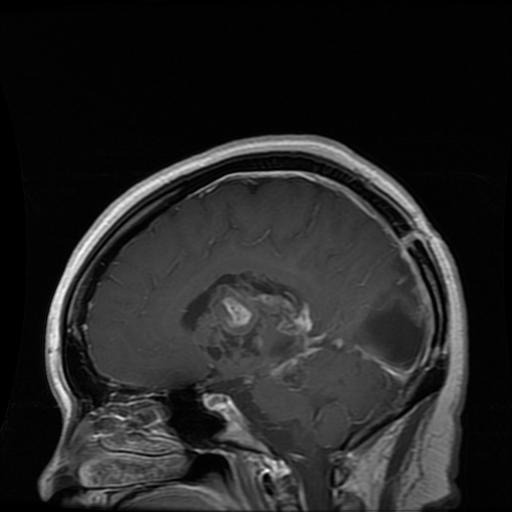
%> input picture archive/Training/glioma_tumor/gg (118).jpg, 512 x 512 px; its folder holds only this picture in this run
$ octave prep_prop.m   (GNU Octave 9; MATLAB toolbox functions it lacks are replaced by stand-ins)
%> lines starting %> are read from the running program, lines starting %| are printed output that depends on the picture; in (x1, y1, x2, y2) boxes, pixels count from 0 and x2, y2 are one past the last pixel; in counts of white or black regions, pixels touching at a corner belong together; the program's own positions count from 1
clear all;
clc;
% cd BioSd\LastProject\

workspace;  % Make sure the workspace panel is showing.
format long g;
format compact;
fontSize = 20;
% Check that user has the Image Processing Toolbox installed.
hasIPT = license('test', 'image_toolbox');
if ~hasIPT
  % User does not have the toolbox installed.
  message = sprintf('Sorry, but you do not seem to have the Image Processing Toolbox.\nDo you want to try to continue anyway?');
  reply = questdlg(message, 'Toolbox missing', 'Yes', 'No', 'Yes');
%> the answer given: Yes
  if strcmpi(reply, 'No')
    % User said No, so exit.
    return;
  end
end

%burada klasörün içindeki jpeg uzantılı dosyaları alıyoruz
dosyayeri='D:\OneDrive - agu.edu.tr\Documents\MATLAB\BioSd\back_propagation\archive\Training\glioma_tumor\';
dosyaturu='.jpg';

%burada klasörün içindeki jpeg uzantılı dosyaları alıyoruz
icerik = dir([dosyayeri,'*',dosyaturu]);

resimSayisi = size(icerik,1);
y=zeros();
soi=50;
counter=0;
var=400;
for k=1:resimSayisi
    counter=counter+1;
    string = [dosyayeri,icerik(k,1).name];
    resim=imread(string);
%> resim is the input picture: size 512x512x3 uint8; min 0, max 255, mean 36.8
%     resim=imresize(resim,[var var]);
    A=double(resim);
A = A / 255; % Divide by 255 so that all values are in the range 0 - 1

Kmedian1 = medfilt2(A(:,:,1));
Kmedian2 = medfilt2(A(:,:,2));
Kmedian3 = medfilt2(A(:,:,3));

adaptHisteq = adapthisteq(Kmedian1);
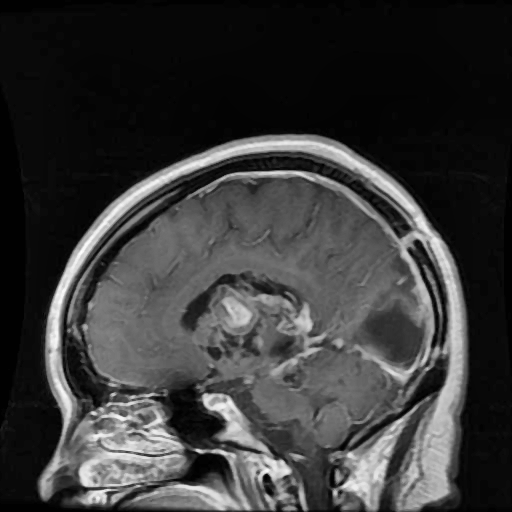
%> adaptHisteq: size 512x512 double; min 0, max 1, mean 0.225
adaptHisteq2 = adapthisteq(Kmedian2);
adaptHisteq3 = adapthisteq(Kmedian3);


A(:,:,1)=adaptHisteq;
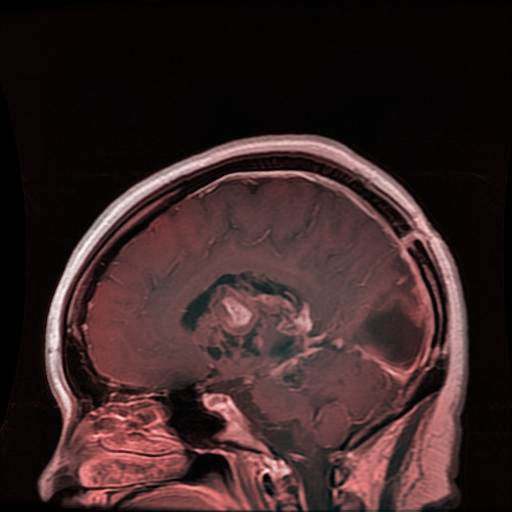
%> A: size 512x512x3 double; mean R, G, B 0.225, 0.144, 0.144
A(:,:,2)=adaptHisteq2;
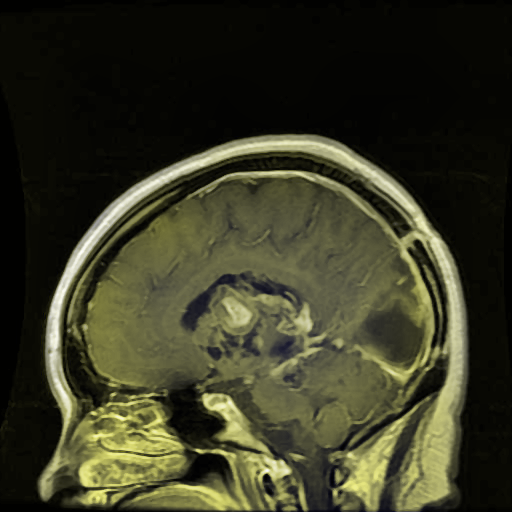
%> A: size 512x512x3 double; mean R, G, B 0.225, 0.225, 0.144
A(:,:,3)=adaptHisteq3;
grayImage=255*rgb2gray(A);
% Crop image to get rid of light box surrounding the image
grayImage = grayImage(3:end-3, 4:end-4);
%> grayImage: size 507x505 double
% Threshold to create a binary image
% soi=255*graythresh(grayImage);
binaryImage = grayImage > soi;
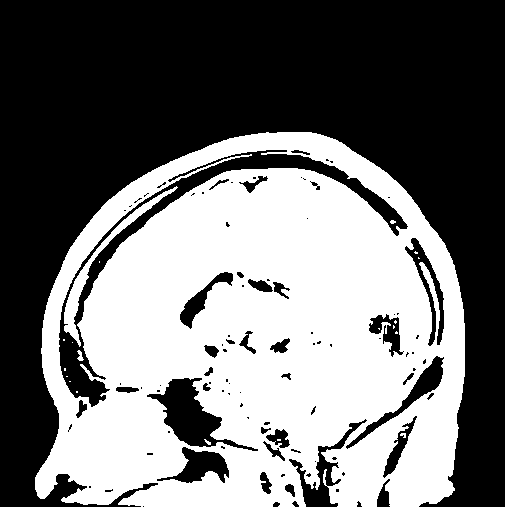
%> binaryImage: size 507x505 logical; 45.2% white; 20 white regions (15 under 20 px), largest, box (x1, y1, x2, y2) and area: (35, 132, 465, 507) 114040, (64, 186, 178, 347) 1481, (77, 350, 84, 361) 43, (400, 433, 406, 438) 21, (204, 439, 211, 445) 20
% Get rid of small specks of noise
binaryImage = bwareaopen(binaryImage, 10);
% Display the original gray scale image.

% Seal off the bottom of the head - make the last row white.
binaryImage(end,:) = true;
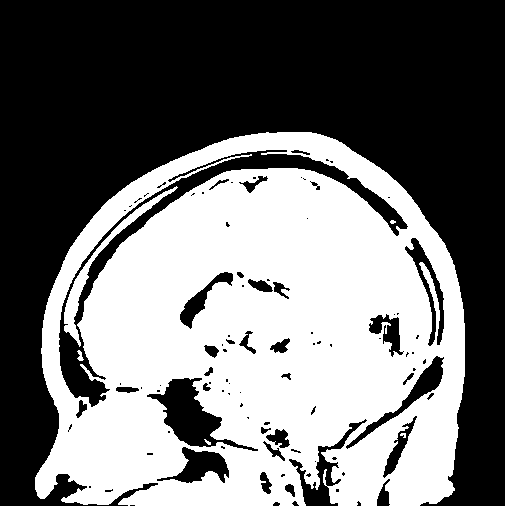
%> binaryImage: size 507x505 logical; 45.3% white; 6 white regions (1 under 20 px), largest, box (x1, y1, x2, y2) and area: (0, 132, 505, 507) 114326, (64, 186, 178, 347) 1481, (77, 350, 84, 361) 43, (400, 433, 406, 438) 21, (204, 439, 211, 445) 20
% Fill the image
binaryImage = imfill(binaryImage, 'holes');
%> binaryImage: size 507x505 logical; 52.9% white; 1 black region, box (x1, y1, x2, y2) and area: (0, 0, 505, 506) 120475

% Erode away 15 layers of pixels.
se = strel('disk', 15, 0);
binaryImage = imerode(binaryImage, se);
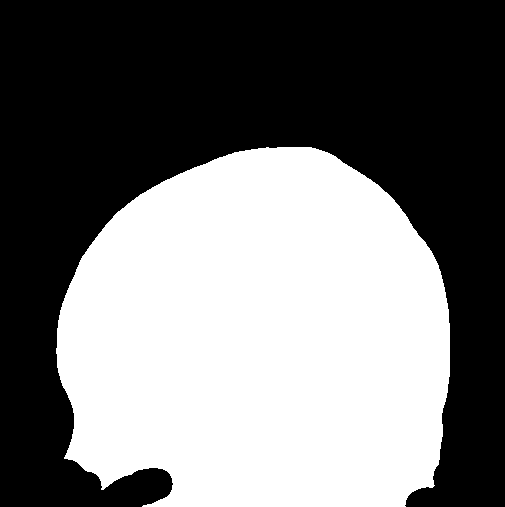
%> binaryImage: size 507x505 logical; 45.9% white; 1 white region, box (x1, y1, x2, y2) and area: (56, 147, 450, 507) 117468

% Mask the gray image
finalImage = grayImage; % Initialize.
finalImage(~binaryImage) = 0;
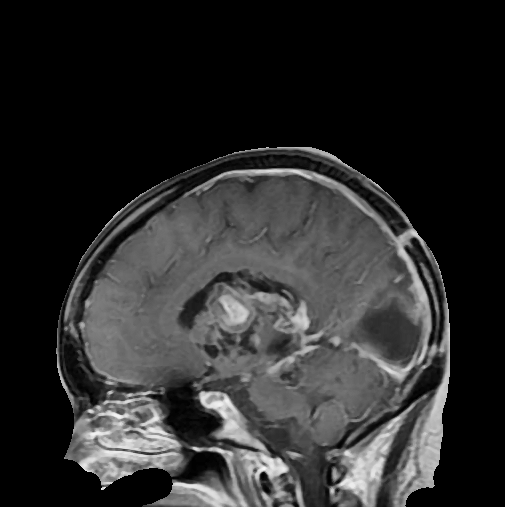
%> finalImage: size 507x505 double; min 0, max 248.7, mean 43.9
% imshow(finalImage);
% pause(2)
[glcm,SI] = graycomatrix(uint8(finalImage),'Offset',[2 0],'Symmetric',true);
%> glcm = [291984 4000 885 505 406 412 88 8; 4000 19462 5937 1513 481 150 58 6; 885 5937 44422 9890 1203 351 172 22; 505 1513 9890 54916 4487 976 280 52; 406 481 1203 4487 8452 3150 750 101; 412 150 351 976 3150 8096 2371 150; 88 58 172 280 750 2371 4468 521; 8 6 22 52 101 150 521 400]

glcm=transpose(glcm(:));
%> glcm = 64 values, max 291984 at index 1, min 6 at index 16, mean 7969.5


train(k,:)=glcm;
end

dosyayeri='D:\OneDrive - agu.edu.tr\Documents\MATLAB\BioSd\back_propagation\archive\Training\meningioma_tumor\';
dosyaturu='.jpg';

%burada klasörün içindeki jpeg uzantılı dosyaları alıyoruz
icerik = dir([dosyayeri,'*',dosyaturu]);

resimSayisi = size(icerik,1);
counter=0;
for i=1:resimSayisi
    counter=counter+1;

    string = [dosyayeri,icerik(i,1).name];
    resim=imread(string);
%     resim=imresize(resim,[var var]);
    A=double(resim);
A = A / 255; % Divide by 255 so that all values are in the range 0 - 1

Kmedian1 = medfilt2(A(:,:,1));
Kmedian2 = medfilt2(A(:,:,2));
Kmedian3 = medfilt2(A(:,:,3));

adaptHisteq = adapthisteq(Kmedian1);
adaptHisteq2 = adapthisteq(Kmedian2);
adaptHisteq3 = adapthisteq(Kmedian3);


A(:,:,1)=adaptHisteq;
A(:,:,2)=adaptHisteq2;
A(:,:,3)=adaptHisteq3;
grayImage=255*rgb2gray(A);
% Crop image to get rid of light box surrounding the image
grayImage = grayImage(3:end-3, 4:end-4);
% Threshold to create a binary image
% soi=255*graythresh(grayImage);

binaryImage = grayImage > soi;
% Get rid of small specks of noise
binaryImage = bwareaopen(binaryImage, 10);
% Display the original gray scale image.

% Seal off the bottom of the head - make the last row white.
binaryImage(end,:) = true;
% Fill the image
binaryImage = imfill(binaryImage, 'holes');

% Erode away 15 layers of pixels.
se = strel('disk', 15, 0);
binaryImage = imerode(binaryImage, se);

% Mask the gray image
finalImage = grayImage; % Initialize.
finalImage(~binaryImage) = 0;

[glcm,SI] = graycomatrix(uint8(finalImage),'Offset',[2 0],'Symmetric',true);
glcm=transpose(glcm(:));


train(k+i,:)=glcm;
end

dosyayeri='D:\OneDrive - agu.edu.tr\Documents\MATLAB\BioSd\back_propagation\archive\Training\no_tumor\';
dosyaturu='.jpg';

%burada klasörün içindeki jpeg uzantılı dosyaları alıyoruz
icerik = dir([dosyayeri,'*',dosyaturu]);

resimSayisi = size(icerik,1);
counter=0;
for j=1:resimSayisi
    counter=counter+1;

    string = [dosyayeri,icerik(j,1).name];
    resim=imread(string);
%     resim=imresize(resim,[var var]);
    A=double(resim);
A = A / 255; % Divide by 255 so that all values are in the range 0 - 1

Kmedian1 = medfilt2(A(:,:,1));
Kmedian2 = medfilt2(A(:,:,2));
Kmedian3 = medfilt2(A(:,:,3));

adaptHisteq = adapthisteq(Kmedian1);
adaptHisteq2 = adapthisteq(Kmedian2);
adaptHisteq3 = adapthisteq(Kmedian3);


A(:,:,1)=adaptHisteq;
A(:,:,2)=adaptHisteq2;
A(:,:,3)=adaptHisteq3;
grayImage=255*rgb2gray(A);
% Crop image to get rid of light box surrounding the image
grayImage = grayImage(3:end-3, 4:end-4);
% Threshold to create a binary image
% soi=255*graythresh(grayImage);

binaryImage = grayImage > soi;
% Get rid of small specks of noise
binaryImage = bwareaopen(binaryImage, 10);
% Display the original gray scale image.

% Seal off the bottom of the head - make the last row white.
binaryImage(end,:) = true;
% Fill the image
binaryImage = imfill(binaryImage, 'holes');

% Erode away 15 layers of pixels.
se = strel('disk', 15, 0);
binaryImage = imerode(binaryImage, se);

% Mask the gray image
finalImage = grayImage; % Initialize.
finalImage(~binaryImage) = 0;

[glcm,SI] = graycomatrix(uint8(finalImage),'Offset',[2 0],'Symmetric',true);
glcm=transpose(glcm(:));

train(k+i+j,:)=glcm;
end

dosyayeri='D:\OneDrive - agu.edu.tr\Documents\MATLAB\BioSd\back_propagation\archive\Training\pituitary_tumor\';
dosyaturu='.jpg';

%burada klasörün içindeki jpeg uzantılı dosyaları alıyoruz
icerik = dir([dosyayeri,'*',dosyaturu]);

resimSayisi = size(icerik,1);
counter=0;
for t=1:resimSayisi
    counter=counter+1;

    string = [dosyayeri,icerik(t,1).name];
    resim=imread(string);
%     resim=imresize(resim,[var var]);
    A=double(resim);
A = A / 255; % Divide by 255 so that all values are in the range 0 - 1

Kmedian1 = medfilt2(A(:,:,1));
Kmedian2 = medfilt2(A(:,:,2));
Kmedian3 = medfilt2(A(:,:,3));

adaptHisteq = adapthisteq(Kmedian1);
adaptHisteq2 = adapthisteq(Kmedian2);
adaptHisteq3 = adapthisteq(Kmedian3);


A(:,:,1)=adaptHisteq;
A(:,:,2)=adaptHisteq2;
A(:,:,3)=adaptHisteq3;
grayImage=255*rgb2gray(A);
% Crop image to get rid of light box surrounding the image
grayImage = grayImage(3:end-3, 4:end-4);
% Threshold to create a binary image
% soi=255*graythresh(grayImage);

binaryImage = grayImage > soi;
% Get rid of small specks of noise
binaryImage = bwareaopen(binaryImage, 10);
% Display the original gray scale image.

% Seal off the bottom of the head - make the last row white.
binaryImage(end,:) = true;
% Fill the image
binaryImage = imfill(binaryImage, 'holes');

% Erode away 15 layers of pixels.
se = strel('disk', 15, 0);
binaryImage = imerode(binaryImage, se);

% Mask the gray image
finalImage = grayImage; % Initialize.
finalImage(~binaryImage) = 0;

[glcm,SI] = graycomatrix(uint8(finalImage),'Offset',[2 0],'Symmetric',true);
glcm=transpose(glcm(:));


train(k+i+j+t,:)=glcm;
end
y=[ones(1,k),2*ones(1,i),3*ones(1,j),4*ones(1,t)];
save train
save y

k=0;
i=0;
j=0;
t=0;
dosyayeri='D:\OneDrive - agu.edu.tr\Documents\MATLAB\BioSd\back_propagation\archive\Testing\glioma_tumor\';
dosyaturu='.jpg';

%burada klasörün içindeki jpeg uzantılı dosyaları alıyoruz
icerik = dir([dosyayeri,'*',dosyaturu]);

resimSayisi = size(icerik,1);
yval=zeros();
counter=0;
for k=1:resimSayisi
    counter=counter+1;

    string = [dosyayeri,icerik(k,1).name];
    resim=imread(string);
%     resim=imresize(resim,[var var]);
    A=double(resim);
A = A / 255; % Divide by 255 so that all values are in the range 0 - 1

Kmedian1 = medfilt2(A(:,:,1));
Kmedian2 = medfilt2(A(:,:,2));
Kmedian3 = medfilt2(A(:,:,3));

adaptHisteq = adapthisteq(Kmedian1);
adaptHisteq2 = adapthisteq(Kmedian2);
adaptHisteq3 = adapthisteq(Kmedian3);


A(:,:,1)=adaptHisteq;
A(:,:,2)=adaptHisteq2;
A(:,:,3)=adaptHisteq3;
grayImage=255*rgb2gray(A);
% Crop image to get rid of light box surrounding the image
grayImage = grayImage(3:end-3, 4:end-4);
% Threshold to create a binary image
% soi=255*graythresh(grayImage);

binaryImage = grayImage > soi;
% Get rid of small specks of noise
binaryImage = bwareaopen(binaryImage, 10);
% Display the original gray scale image.

% Seal off the bottom of the head - make the last row white.
binaryImage(end,:) = true;
% Fill the image
binaryImage = imfill(binaryImage, 'holes');

% Erode away 15 layers of pixels.
se = strel('disk', 15, 0);
binaryImage = imerode(binaryImage, se);

% Mask the gray image
finalImage = grayImage; % Initialize.
finalImage(~binaryImage) = 0;

[glcm,SI] = graycomatrix(uint8(finalImage),'Offset',[2 0],'Symmetric',true);
%> glcm = [291984 4000 885 505 406 412 88 8; 4000 19462 5937 1513 481 150 58 6; 885 5937 44422 9890 1203 351 172 22; 505 1513 9890 54916 4487 976 280 52; 406 481 1203 4487 8452 3150 750 101; 412 150 351 976 3150 8096 2371 150; 88 58 172 280 750 2371 4468 521; 8 6 22 52 101 150 521 400]
glcm=transpose(glcm(:));
%> glcm = 64 values, max 291984 at index 1, min 6 at index 16, mean 7969.5
Aval(k,:)=glcm;
end

dosyayeri='D:\OneDrive - agu.edu.tr\Documents\MATLAB\BioSd\back_propagation\archive\Testing\meningioma_tumor\';
dosyaturu='.jpg';

%burada klasörün içindeki jpeg uzantılı dosyaları alıyoruz
icerik = dir([dosyayeri,'*',dosyaturu]);

resimSayisi = size(icerik,1);
counter=0;
for i=1:resimSayisi
    counter=counter+1;

    string = [dosyayeri,icerik(i,1).name];
    resim=imread(string);
%     resim=imresize(resim,[var var]);
    A=double(resim);
A = A / 255; % Divide by 255 so that all values are in the range 0 - 1

Kmedian1 = medfilt2(A(:,:,1));
Kmedian2 = medfilt2(A(:,:,2));
Kmedian3 = medfilt2(A(:,:,3));

adaptHisteq = adapthisteq(Kmedian1);
adaptHisteq2 = adapthisteq(Kmedian2);
adaptHisteq3 = adapthisteq(Kmedian3);


A(:,:,1)=adaptHisteq;
A(:,:,2)=adaptHisteq2;
A(:,:,3)=adaptHisteq3;
grayImage=255*rgb2gray(A);
% Crop image to get rid of light box surrounding the image
grayImage = grayImage(3:end-3, 4:end-4);
% Threshold to create a binary image
% soi=255*graythresh(grayImage);

binaryImage = grayImage > soi;
% Get rid of small specks of noise
binaryImage = bwareaopen(binaryImage, 10);
% Display the original gray scale image.

% Seal off the bottom of the head - make the last row white.
binaryImage(end,:) = true;
% Fill the image
binaryImage = imfill(binaryImage, 'holes');

% Erode away 15 layers of pixels.
se = strel('disk', 15, 0);
binaryImage = imerode(binaryImage, se);

% Mask the gray image
finalImage = grayImage; % Initialize.
finalImage(~binaryImage) = 0;

[glcm,SI] = graycomatrix(uint8(finalImage),'Offset',[2 0],'Symmetric',true);
glcm=transpose(glcm(:));

    Aval(k+i,:)=glcm;
end

dosyayeri='D:\OneDrive - agu.edu.tr\Documents\MATLAB\BioSd\back_propagation\archive\Testing\no_tumor\';
dosyaturu='.jpg';

%burada klasörün içindeki jpeg uzantılı dosyaları alıyoruz
icerik = dir([dosyayeri,'*',dosyaturu]);

resimSayisi = size(icerik,1);
counter=0;
for j=1:resimSayisi
    counter=counter+1;

    string = [dosyayeri,icerik(j,1).name];
    resim=imread(string);
%     resim=imresize(resim,[var var]);
    A=double(resim);
A = A / 255; % Divide by 255 so that all values are in the range 0 - 1

Kmedian1 = medfilt2(A(:,:,1));
Kmedian2 = medfilt2(A(:,:,2));
Kmedian3 = medfilt2(A(:,:,3));

adaptHisteq = adapthisteq(Kmedian1);
adaptHisteq2 = adapthisteq(Kmedian2);
adaptHisteq3 = adapthisteq(Kmedian3);


A(:,:,1)=adaptHisteq;
A(:,:,2)=adaptHisteq2;
A(:,:,3)=adaptHisteq3;
grayImage=255*rgb2gray(A);
% Crop image to get rid of light box surrounding the image
grayImage = grayImage(3:end-3, 4:end-4);
% Threshold to create a binary image
% soi=255*graythresh(grayImage);

binaryImage = grayImage > soi;
% Get rid of small specks of noise
binaryImage = bwareaopen(binaryImage, 10);
% Display the original gray scale image.

% Seal off the bottom of the head - make the last row white.
binaryImage(end,:) = true;
% Fill the image
binaryImage = imfill(binaryImage, 'holes');

% Erode away 15 layers of pixels.
se = strel('disk', 15, 0);
binaryImage = imerode(binaryImage, se);

% Mask the gray image
finalImage = grayImage; % Initialize.
finalImage(~binaryImage) = 0;

[glcm,SI] = graycomatrix(uint8(finalImage),'Offset',[2 0],'Symmetric',true);
glcm=transpose(glcm(:));

    Aval(k+i+j,:)=glcm;
end

dosyayeri='D:\OneDrive - agu.edu.tr\Documents\MATLAB\BioSd\back_propagation\archive\Testing\pituitary_tumor\';
dosyaturu='.jpg';

%burada klasörün içindeki jpeg uzantılı dosyaları alıyoruz
icerik = dir([dosyayeri,'*',dosyaturu]);

resimSayisi = size(icerik,1);
counter=0;
for t=1:resimSayisi
    counter=counter+1;

    string = [dosyayeri,icerik(t,1).name];
    resim=imread(string);
%     resim=imresize(resim,[var var]);
    A=double(resim);
A = A / 255; % Divide by 255 so that all values are in the range 0 - 1

Kmedian1 = medfilt2(A(:,:,1));
Kmedian2 = medfilt2(A(:,:,2));
Kmedian3 = medfilt2(A(:,:,3));

adaptHisteq = adapthisteq(Kmedian1);
adaptHisteq2 = adapthisteq(Kmedian2);
adaptHisteq3 = adapthisteq(Kmedian3);


A(:,:,1)=adaptHisteq;
A(:,:,2)=adaptHisteq2;
A(:,:,3)=adaptHisteq3;
grayImage=255*rgb2gray(A);
% Crop image to get rid of light box surrounding the image
grayImage = grayImage(3:end-3, 4:end-4);
% Threshold to create a binary image
% soi=255*graythresh(grayImage);

binaryImage = grayImage > soi;
% Get rid of small specks of noise
binaryImage = bwareaopen(binaryImage, 10);
% Display the original gray scale image.

% Seal off the bottom of the head - make the last row white.
binaryImage(end,:) = true;
% Fill the image
binaryImage = imfill(binaryImage, 'holes');

% Erode away 15 layers of pixels.
se = strel('disk', 15, 0);
binaryImage = imerode(binaryImage, se);

% Mask the gray image
finalImage = grayImage; % Initialize.
finalImage(~binaryImage) = 0;

[glcm,SI] = graycomatrix(uint8(finalImage),'Offset',[2 0],'Symmetric',true);
glcm=transpose(glcm(:));

    Aval(k+i+j+t,:)=glcm;
end
yval=[ones(1,k),2*ones(1,i),3*ones(1,j),4*ones(1,t)];
save crossVal
save yval

$ run again, on archive/Training/glioma_tumor/gg (177).jpg
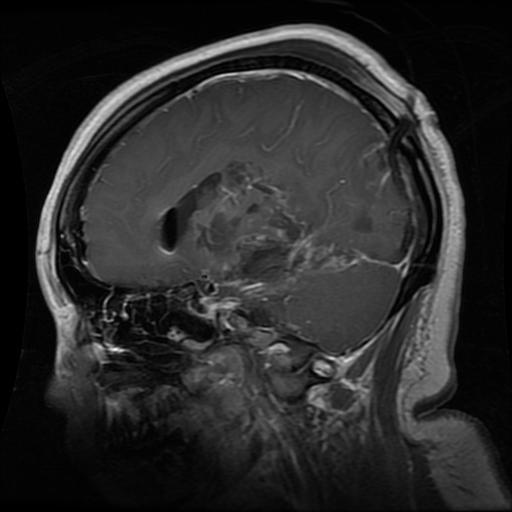
%> input picture archive/Training/glioma_tumor/gg (177).jpg, 512 x 512 px
%> resim is the input picture: size 512x512x3 uint8; min 0, max 255, mean 41.8
%> `binaryImage = grayImage > soi;`:
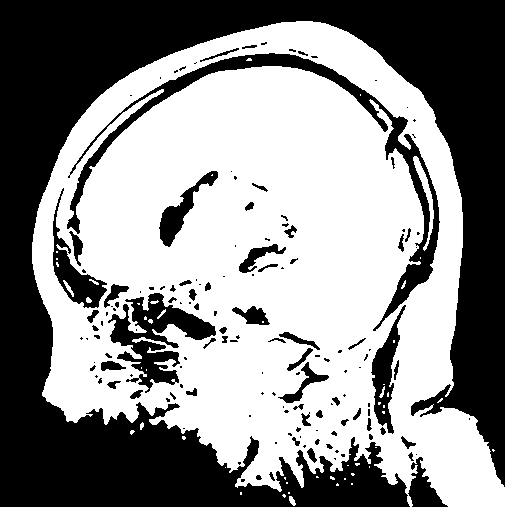
%> binaryImage: size 507x505 logical; 55.1% white; 148 black regions (89 under 20 px), largest, box (x1, y1, x2, y2) and area: (0, 0, 505, 507) 93072, (67, 53, 440, 331) 7568, (108, 293, 216, 393) 4197
%> `finalImage(~binaryImage) = 0;`:
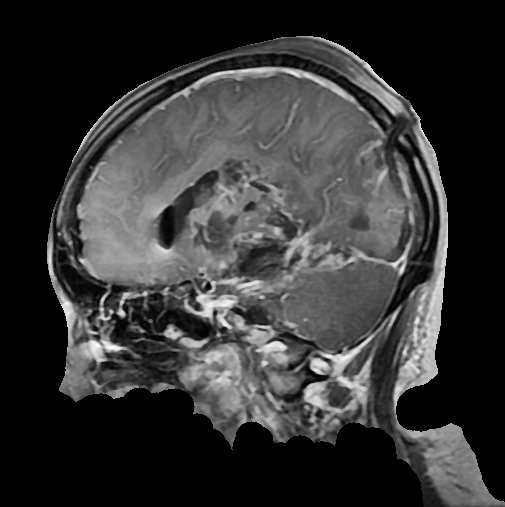
%> finalImage: size 507x505 double; min 0, max 254.5, mean 52.5
%> `[glcm,SI] = graycomatrix(uint8(finalImage),'Offset',[2 0],'Symmetric',..`: glcm = [256644 5221 1453 660 520 336 299 17; 5221 19428 6925 1498 489 168 66 7; 1453 6925 41092 11267 1793 496 125 10; 660 1498 11267 54638 7853 1193 278 22; 520 489 1793 7853 27494 4354 691 50; 336 168 496 1193 4354 9430 2193 140; 299 66 125 278 691 2193 3868 404; 17 7 10 22 50 140 404 400]
%> `glcm=transpose(glcm(:));`: glcm = 64 values, max 256644 at index 1, min 7 at index 16, mean 7969.5
%> `[glcm,SI] = graycomatrix(uint8(finalImage),'Offset',[2 0],'Symmetric',..`: glcm = [256644 5221 1453 660 520 336 299 17; 5221 19428 6925 1498 489 168 66 7; 1453 6925 41092 11267 1793 496 125 10; 660 1498 11267 54638 7853 1193 278 22; 520 489 1793 7853 27494 4354 691 50; 336 168 496 1193 4354 9430 2193 140; 299 66 125 278 691 2193 3868 404; 17 7 10 22 50 140 404 400]
%> `glcm=transpose(glcm(:));`: glcm = 64 values, max 256644 at index 1, min 7 at index 16, mean 7969.5
